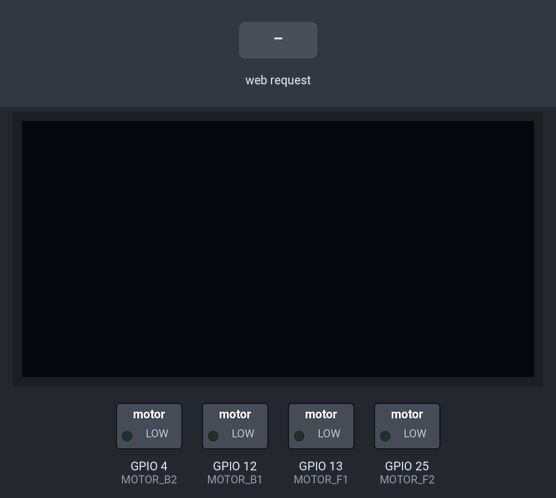
Bench run of a sketch on a simulated ESP32. On the bench: 128×64 one-colour display, switched loads named in the sketch (green lamp = pin HIGH). The inputs (shaded band) are chosen by the test bench. WiFi joins after 1.5 s; servers stay silent unless stated; what the sketch prints to the serial monitor is not drawn.

Above: at 2.7 s.
2.8 s: HTTP request GET /STOP received
At 2.83 s:
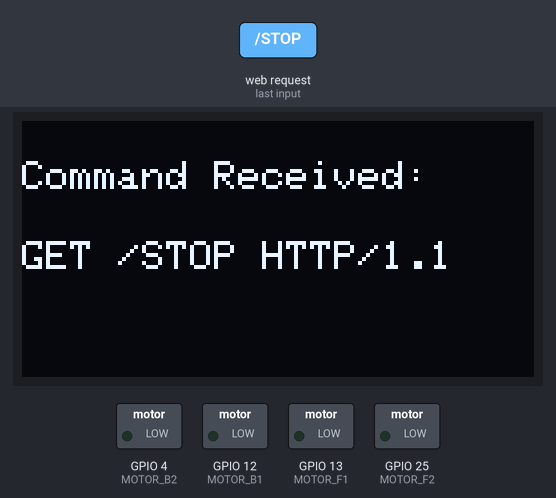
At 3.8 s:
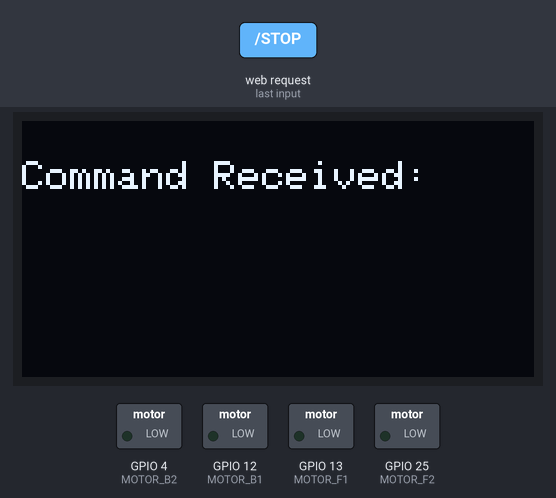
5.8 s: HTTP request GET /START received
At 5.83 s:
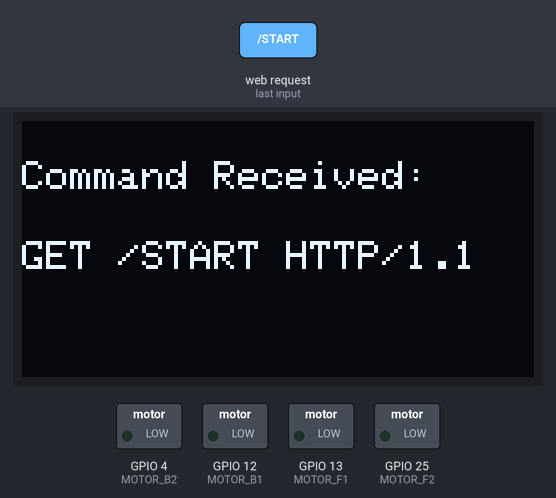
Timing chart, 0 to 8.8 s (numbered marks = the images above; inputs shaded):
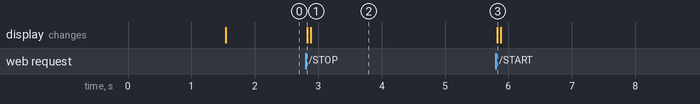

The sketch:

ExperimentThreeSlave.ino
```cpp
#include <Wire.h> // Library for I2C communication used for the OLED
#include <Adafruit_GFX.h> // Library for graphics functions
#include <Adafruit_SH110X.h>
#include <WiFi.h>

// WiFi credentials
const char* ssid = "ALEXANDRA_IPHONE"; // WiFi name
const char* password = "sashaelarinova";  // WiFi password

// Port for communication
const int port = 23;

// Motor pins
#define MOTOR_B1 12
#define MOTOR_F1 13
#define MOTOR_B2 4
#define MOTOR_F2 25

// OLED pins
#define i2c_Address 0x3c // OLED screen I2C address
#define SCREEN_WIDTH 128
#define SCREEN_HEIGHT 64
#define OLED_RESET -1

// Creating an object for communication with the OLED screen
Adafruit_SH1106G display = Adafruit_SH1106G(SCREEN_WIDTH, SCREEN_HEIGHT, &Wire, OLED_RESET);

WiFiServer server(port);

void connectToWiFi()
{
    Serial.print("Connecting to ");
    Serial.println(ssid);
    WiFi.begin(ssid, password);
    while (WiFi.status() != WL_CONNECTED)
    {
        delay(500);
        Serial.print(".");
    }
    Serial.println("\nConnected to WiFi network");
    Serial.print("IP Address: ");
    Serial.println(WiFi.localIP());
}

void stopMotors()
{
    // Stop both motor sets
    digitalWrite(MOTOR_F1, LOW);
    digitalWrite(MOTOR_B1, LOW);
    digitalWrite(MOTOR_F2, LOW);
    digitalWrite(MOTOR_B2, LOW);
}

void moveForward()
{
    // Move forward for both motor sets
    digitalWrite(MOTOR_F1, HIGH);
    digitalWrite(MOTOR_B1, LOW);
    digitalWrite(MOTOR_F2, HIGH);
    digitalWrite(MOTOR_B2, LOW);
}

void displayCommand(String command) {
    display.clearDisplay();               // Clear the OLED display
    display.setCursor(0, 10);             // Set cursor position
    display.setTextSize(1.5);             // Set text size
    display.print("Command Received: ");  // Print label
    display.setCursor(0, 30);             // Move cursor to the next line
    display.print(command);               // Print the command
    display.display();                    // Update the display
}


void setup()
{
    Serial.begin(9600);
    connectToWiFi();

    // Initialize the motors
    pinMode(MOTOR_F1, OUTPUT);
    pinMode(MOTOR_B1, OUTPUT);
    pinMode(MOTOR_F2, OUTPUT);
    pinMode(MOTOR_B2, OUTPUT);

    // Initialize the OLED screen
    display.begin(i2c_Address, true);
    display.clearDisplay();
    display.setTextColor(SH110X_WHITE);

    // Start the server
    server.begin();
    Serial.println("Server started, waiting for connections...");
}

void loop()
{
    WiFiClient client = server.available();

    if (client)
    {
        Serial.println("Client connected");

        while (client.connected())
        {
            if (client.available())
            {
                String command = client.readStringUntil('\n');
                command.trim(); // Remove any extra whitespace or newline characters
                Serial.print("Received: ");
                Serial.println(command);

                // Display the command on the OLED screen
                displayCommand(command);

                if (command == "STOP")
                {
                    stopMotors();
                    Serial.println("Motors stopped");

                    // Send confirmation back to the master
                    client.println("STOP received");
                    Serial.println("Sent: STOP received");
                }

                if (command == "START")
                {
                    moveForward();
                    Serial.println("Motors are moving");

                    // Send confirmation back to the master
                    client.println("START received");
                    Serial.println("Sent: START received");
                }

            }
        }
        client.stop();
        Serial.println("Client disconnected");
    }
}
```

Measured:
- after the input at 2.8 s, the display: changes at once (image 1)
- after the input at 5.8 s, the display: changes at once (image 3)
